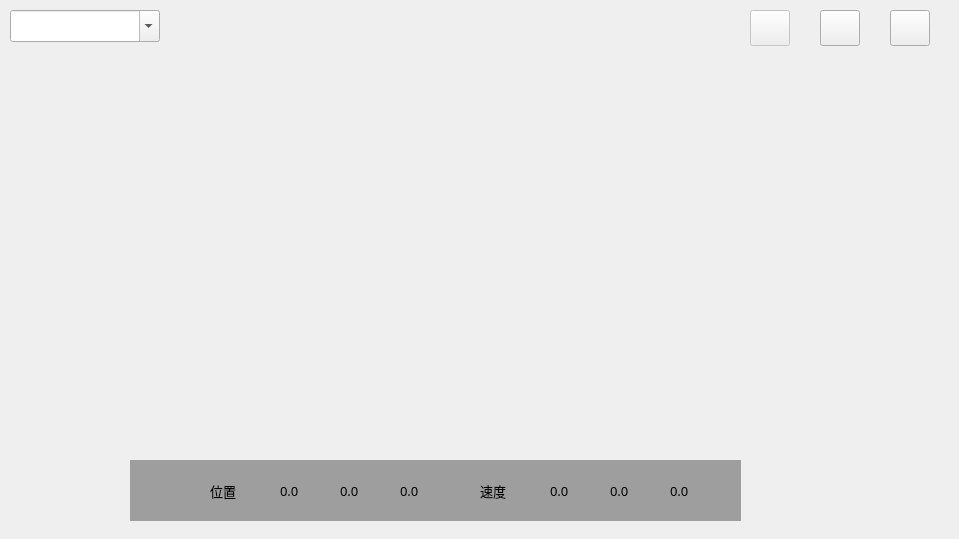
   <widget class="CSSCBasicWidget" name="widget2">
    <property name="geometry">
     <rect>
      <x>960</x>
      <y>0</y>
      <width>959</width>
      <height>539</height>
     </rect>
    </property>
    <property name="borderWidth">
     <number>2</number>
    </property>
    <property name="isShowBgPixmap">
     <bool>true</bool>
    </property>
    <widget class="CSSCBasicWidget" name="csscBasicWidget_2">
     <property name="geometry">
      <rect>
       <x>10</x>
       <y>50</y>
       <width>941</width>
       <height>481</height>
      </rect>
     </property>
     <widget class="CSSCLabel" name="csscLabel_2">
      <property name="geometry">
       <rect>
        <x>0</x>
        <y>0</y>
        <width>941</width>
        <height>481</height>
       </rect>
      </property>
      <property name="nightNormalFontColor">
       <color>
        <red>0</red>
        <green>0</green>
        <blue>0</blue>
       </color>
      </property>
     </widget>
     <widget class="QWidget" name="widget_2" native="true">
      <property name="geometry">
       <rect>
        <x>120</x>
        <y>410</y>
        <width>611</width>
        <height>61</height>
       </rect>
      </property>
      <property name="styleSheet">
       <string notr="true">background-color:rgb(158, 158, 158);</string>
      </property>
      <widget class="CSSCGaugeMini" name="csscGaugeMini_7">
       <property name="geometry">
        <rect>
         <x>10</x>
         <y>10</y>
         <width>41</width>
         <height>41</height>
        </rect>
       </property>
      </widget>
      <widget class="CSSCLabel" name="weizhi2">
       <property name="geometry">
        <rect>
         <x>80</x>
         <y>15</y>
         <width>71</width>
         <height>31</height>
        </rect>
       </property>
       <property name="font">
        <font>
         <family>微软雅黑</family>
         <pointsize>10</pointsize>
        </font>
       </property>
       <property name="styleSheet">
        <string notr="true">/*CSSCLabel Start*/

CSSCLabel

{

	color: rgba(0, 0, 0, 255);

	background-color: qlineargradient(x1: 0 , y1: 0, x2: 0, y2: 1, stop: 0 rgba(255, 52, 72, 255), stop: 1.0 rgba(255, 234, 239, 255));

	border: 0px solid rgba(50, 50, 50, 128);

}

CSSCLabel:disabled

{

	color: rgba(100, 100, 100, 255);

}



/*CSSCLabel End*/</string>
       </property>
       <property name="text">
        <string>位置</string>
       </property>
       <property name="normalFontColor">
        <color>
         <red>0</red>
         <green>0</green>
         <blue>0</blue>
        </color>
       </property>
       <property name="nightNormalFontColor">
        <color>
         <red>0</red>
         <green>0</green>
         <blue>0</blue>
        </color>
       </property>
       <property name="backgroundColorStart">
        <color>
         <red>255</red>
         <green>52</green>
         <blue>72</blue>
        </color>
       </property>
       <property name="backgroundColorEnd">
        <color>
         <red>255</red>
         <green>234</green>
         <blue>239</blue>
        </color>
       </property>
       <property name="borderColor">
        <color alpha="128">
         <red>50</red>
         <green>50</green>
         <blue>50</blue>
        </color>
       </property>
      </widget>
      <widget class="CSSCLabel" name="weizhi_x2">
       <property name="geometry">
        <rect>
         <x>150</x>
         <y>15</y>
         <width>71</width>
         <height>31</height>
        </rect>
       </property>
       <property name="font">
        <font>
         <family>微软雅黑</family>
         <pointsize>10</pointsize>
        </font>
       </property>
       <property name="styleSheet">
        <string notr="true">/*CSSCLabel Start*/

CSSCLabel

{

	color: rgba(9, 2, 9, 255);

	background-color: qlineargradient(x1: 0 , y1: 0, x2: 0, y2: 1, stop: 0 rgba(50, 50, 50, 0), stop: 1.0 rgba(50, 50, 50, 0));

	border: 0px solid rgba(50, 50, 50, 128);

}

CSSCLabel:disabled

{

	color: rgba(100, 100, 100, 255);

}



/*CSSCLabel End*/</string>
       </property>
       <property name="text">
        <string>0.0</string>
       </property>
       <property name="normalFontColor">
        <color>
         <red>9</red>
         <green>2</green>
         <blue>9</blue>
        </color>
       </property>
       <property name="nightNormalFontColor">
        <color>
         <red>9</red>
         <green>2</green>
         <blue>9</blue>
        </color>
       </property>
       <property name="backgroundColorStart">
        <color alpha="0">
         <red>50</red>
         <green>50</green>
         <blue>50</blue>
        </color>
       </property>
       <property name="backgroundColorEnd">
        <color alpha="0">
         <red>50</red>
         <green>50</green>
         <blue>50</blue>
        </color>
       </property>
       <property name="borderColor">
        <color alpha="128">
         <red>50</red>
         <green>50</green>
         <blue>50</blue>
        </color>
       </property>
      </widget>
      <widget class="CSSCLabel" name="weizhi_y2">
       <property name="geometry">
        <rect>
         <x>210</x>
         <y>15</y>
         <width>71</width>
         <height>31</height>
        </rect>
       </property>
       <property name="font">
        <font>
         <family>微软雅黑</family>
         <pointsize>10</pointsize>
        </font>
       </property>
       <property name="styleSheet">
        <string notr="true">/*CSSCLabel Start*/

CSSCLabel

{

	color: rgba(9, 2, 9, 255);

	background-color: qlineargradient(x1: 0 , y1: 0, x2: 0, y2: 1, stop: 0 rgba(50, 50, 50, 0), stop: 1.0 rgba(50, 50, 50, 0));

	border: 0px solid rgba(50, 50, 50, 128);

}

CSSCLabel:disabled

{

	color: rgba(100, 100, 100, 255);

}



/*CSSCLabel End*/</string>
       </property>
       <property name="text">
        <string>0.0</string>
       </property>
       <property name="normalFontColor">
        <color>
         <red>9</red>
         <green>2</green>
         <blue>9</blue>
        </color>
       </property>
       <property name="nightNormalFontColor">
        <color>
         <red>9</red>
         <green>2</green>
         <blue>9</blue>
        </color>
       </property>
       <property name="backgroundColorStart">
        <color alpha="0">
         <red>50</red>
         <green>50</green>
         <blue>50</blue>
        </color>
       </property>
       <property name="backgroundColorEnd">
        <color alpha="0">
         <red>50</red>
         <green>50</green>
         <blue>50</blue>
        </color>
       </property>
       <property name="borderColor">
        <color alpha="128">
         <red>50</red>
         <green>50</green>
         <blue>50</blue>
        </color>
       </property>
      </widget>
      <widget class="CSSCLabel" name="weizhi_z2">
       <property name="geometry">
        <rect>
         <x>270</x>
         <y>15</y>
         <width>71</width>
         <height>31</height>
        </rect>
       </property>
       <property name="font">
        <font>
         <family>微软雅黑</family>
         <pointsize>10</pointsize>
        </font>
       </property>
       <property name="styleSheet">
        <string notr="true">/*CSSCLabel Start*/

CSSCLabel

{

	color: rgba(9, 2, 9, 255);

	background-color: qlineargradient(x1: 0 , y1: 0, x2: 0, y2: 1, stop: 0 rgba(50, 50, 50, 0), stop: 1.0 rgba(50, 50, 50, 0));

	border: 0px solid rgba(50, 50, 50, 128);

}

CSSCLabel:disabled

{

	color: rgba(100, 100, 100, 255);

}



/*CSSCLabel End*/</string>
       </property>
       <property name="text">
        <string>0.0</string>
       </property>
       <property name="normalFontColor">
        <color>
         <red>9</red>
         <green>2</green>
         <blue>9</blue>
        </color>
       </property>
       <property name="nightNormalFontColor">
        <color>
         <red>9</red>
         <green>2</green>
         <blue>9</blue>
        </color>
       </property>
       <property name="backgroundColorStart">
        <color alpha="0">
         <red>50</red>
         <green>50</green>
         <blue>50</blue>
        </color>
       </property>
       <property name="backgroundColorEnd">
        <color alpha="0">
         <red>50</red>
         <green>50</green>
         <blue>50</blue>
        </color>
       </property>
       <property name="borderColor">
        <color alpha="128">
         <red>50</red>
         <green>50</green>
         <blue>50</blue>
        </color>
       </property>
      </widget>
      <widget class="CSSCLabel" name="sudu2">
       <property name="geometry">
        <rect>
         <x>350</x>
         <y>15</y>
         <width>71</width>
         <height>31</height>
        </rect>
       </property>
       <property name="font">
        <font>
         <family>微软雅黑</family>
         <pointsize>10</pointsize>
        </font>
       </property>
       <property name="styleSheet">
        <string notr="true">/*CSSCLabel Start*/

CSSCLabel

{

	color: rgba(0, 0, 0, 255);

	background-color: qlineargradient(x1: 0 , y1: 0, x2: 0, y2: 1, stop: 0 rgba(0, 255, 127, 255), stop: 1.0 rgba(255, 246, 248, 255));

	border: 0px solid rgba(50, 50, 50, 128);

}

CSSCLabel:disabled

{

	color: rgba(100, 100, 100, 255);

}



/*CSSCLabel End*/</string>
       </property>
       <property name="text">
        <string>速度</string>
       </property>
       <property name="normalFontColor">
        <color>
         <red>0</red>
         <green>0</green>
         <blue>0</blue>
        </color>
       </property>
       <property name="nightNormalFontColor">
        <color>
         <red>0</red>
         <green>0</green>
         <blue>0</blue>
        </color>
       </property>
       <property name="backgroundColorStart">
        <color>
         <red>0</red>
         <green>255</green>
         <blue>127</blue>
        </color>
       </property>
       <property name="backgroundColorEnd">
        <color>
         <red>255</red>
         <green>246</green>
         <blue>248</blue>
        </color>
       </property>
       <property name="borderColor">
        <color alpha="128">
         <red>50</red>
         <green>50</green>
         <blue>50</blue>
        </color>
       </property>
      </widget>
      <widget class="CSSCLabel" name="sudu_x2">
       <property name="geometry">
        <rect>
         <x>420</x>
         <y>15</y>
         <width>71</width>
         <height>31</height>
        </rect>
       </property>
       <property name="font">
        <font>
         <family>微软雅黑</family>
         <pointsize>10</pointsize>
        </font>
       </property>
       <property name="styleSheet">
        <string notr="true">/*CSSCLabel Start*/

CSSCLabel

{

	color: rgba(9, 2, 9, 255);

	background-color: qlineargradient(x1: 0 , y1: 0, x2: 0, y2: 1, stop: 0 rgba(50, 50, 50, 0), stop: 1.0 rgba(50, 50, 50, 0));

	border: 0px solid rgba(50, 50, 50, 128);

}

CSSCLabel:disabled

{

	color: rgba(100, 100, 100, 255);

}



/*CSSCLabel End*/</string>
       </property>
       <property name="text">
        <string>0.0</string>
       </property>
       <property name="normalFontColor">
        <color>
         <red>9</red>
         <green>2</green>
         <blue>9</blue>
        </color>
       </property>
       <property name="nightNormalFontColor">
        <color>
         <red>9</red>
         <green>2</green>
         <blue>9</blue>
        </color>
       </property>
       <property name="backgroundColorStart">
        <color alpha="0">
         <red>50</red>
         <green>50</green>
         <blue>50</blue>
        </color>
       </property>
       <property name="backgroundColorEnd">
        <color alpha="0">
         <red>50</red>
         <green>50</green>
         <blue>50</blue>
        </color>
       </property>
       <property name="borderColor">
        <color alpha="128">
         <red>50</red>
         <green>50</green>
         <blue>50</blue>
        </color>
       </property>
      </widget>
      <widget class="CSSCLabel" name="sudu_y2">
       <property name="geometry">
        <rect>
         <x>480</x>
         <y>15</y>
         <width>71</width>
         <height>31</height>
        </rect>
       </property>
       <property name="font">
        <font>
         <family>微软雅黑</family>
         <pointsize>10</pointsize>
        </font>
       </property>
       <property name="styleSheet">
        <string notr="true">/*CSSCLabel Start*/

CSSCLabel

{

	color: rgba(9, 2, 9, 255);

	background-color: qlineargradient(x1: 0 , y1: 0, x2: 0, y2: 1, stop: 0 rgba(50, 50, 50, 0), stop: 1.0 rgba(50, 50, 50, 0));

	border: 0px solid rgba(50, 50, 50, 128);

}

CSSCLabel:disabled

{

	color: rgba(100, 100, 100, 255);

}



/*CSSCLabel End*/</string>
       </property>
       <property name="text">
        <string>0.0</string>
       </property>
       <property name="normalFontColor">
        <color>
         <red>9</red>
         <green>2</green>
         <blue>9</blue>
        </color>
       </property>
       <property name="nightNormalFontColor">
        <color>
         <red>9</red>
         <green>2</green>
         <blue>9</blue>
        </color>
       </property>
       <property name="backgroundColorStart">
        <color alpha="0">
         <red>50</red>
         <green>50</green>
         <blue>50</blue>
        </color>
       </property>
       <property name="backgroundColorEnd">
        <color alpha="0">
         <red>50</red>
         <green>50</green>
         <blue>50</blue>
        </color>
       </property>
       <property name="borderColor">
        <color alpha="128">
         <red>50</red>
         <green>50</green>
         <blue>50</blue>
        </color>
       </property>
      </widget>
      <widget class="CSSCLabel" name="sudu_z2">
       <property name="geometry">
        <rect>
         <x>540</x>
         <y>15</y>
         <width>71</width>
         <height>31</height>
        </rect>
       </property>
       <property name="font">
        <font>
         <family>微软雅黑</family>
         <pointsize>10</pointsize>
        </font>
       </property>
       <property name="styleSheet">
        <string notr="true">/*CSSCLabel Start*/

CSSCLabel

{

	color: rgba(9, 2, 9, 255);

	background-color: qlineargradient(x1: 0 , y1: 0, x2: 0, y2: 1, stop: 0 rgba(50, 50, 50, 0), stop: 1.0 rgba(50, 50, 50, 0));

	border: 0px solid rgba(50, 50, 50, 128);

}

CSSCLabel:disabled

{

	color: rgba(100, 100, 100, 255);

}



/*CSSCLabel End*/</string>
       </property>
       <property name="text">
        <string>0.0</string>
       </property>
       <property name="normalFontColor">
        <color>
         <red>9</red>
         <green>2</green>
         <blue>9</blue>
        </color>
       </property>
       <property name="nightNormalFontColor">
        <color>
         <red>9</red>
         <green>2</green>
         <blue>9</blue>
        </color>
       </property>
       <property name="backgroundColorStart">
        <color alpha="0">
         <red>50</red>
         <green>50</green>
         <blue>50</blue>
        </color>
       </property>
       <property name="backgroundColorEnd">
        <color alpha="0">
         <red>50</red>
         <green>50</green>
         <blue>50</blue>
        </color>
       </property>
       <property name="borderColor">
        <color alpha="128">
         <red>50</red>
         <green>50</green>
         <blue>50</blue>
        </color>
       </property>
      </widget>
     </widget>
    </widget>
    <widget class="CSSCToolButton" name="all2">
     <property name="geometry">
      <rect>
       <x>890</x>
       <y>10</y>
       <width>40</width>
       <height>36</height>
      </rect>
     </property>
     <property name="styleSheet">
      <string>/*CSSCToolButton Start*/

CSSCToolButton

{

	border: 1px solid transparent;

	background-repeat:no-repeat;

	background-image:url(:/Image/Night/CSSCToolButton/icon_4_normal.png);

}

CSSCToolButton:hover

{

	border: 1px solid rgba(21, 197, 212, 255);

}

CSSCToolButton:pressed

{

	border: 1px solid rgba(21, 197, 212, 255);

	background-image:url(:/Image/Night/CSSCToolButton/icon_4_pressed.png);

}

CSSCToolButton:checked

{

	/*border: 1px solid rgba(21, 197, 212, 255);*/

	background-image:url(:/Image/Night/CSSCToolButton/icon_4_pressed.png);

}

CSSCToolButton:disabled

{

    border: 1px solid transparent;

	background-image:url(:/Image/Night/CSSCToolButton/icon_4_disable.png);

}

/*CSSCToolButton End*/</string>
     </property>
     <property name="SelectedIconName">
      <string>icon_4</string>
     </property>
    </widget>
    <widget class="CSSCToolButton" name="jia2">
     <property name="geometry">
      <rect>
       <x>820</x>
       <y>10</y>
       <width>40</width>
       <height>36</height>
      </rect>
     </property>
     <property name="styleSheet">
      <string>/*CSSCToolButton Start*/

CSSCToolButton

{

	border: 1px solid transparent;

	background-repeat:no-repeat;

	background-image:url(:/Image/Night/CSSCToolButton/icon_3_normal.png);

}

CSSCToolButton:hover

{

	border: 1px solid rgba(21, 197, 212, 255);

}

CSSCToolButton:pressed

{

	border: 1px solid rgba(21, 197, 212, 255);

	background-image:url(:/Image/Night/CSSCToolButton/icon_3_pressed.png);

}

CSSCToolButton:checked

{

	/*border: 1px solid rgba(21, 197, 212, 255);*/

	background-image:url(:/Image/Night/CSSCToolButton/icon_3_pressed.png);

}

CSSCToolButton:disabled

{

    border: 1px solid transparent;

	background-image:url(:/Image/Night/CSSCToolButton/icon_3_disable.png);

}

/*CSSCToolButton End*/</string>
     </property>
     <property name="SelectedIconName">
      <string>icon_3</string>
     </property>
    </widget>
    <widget class="CSSCComboBox" name="csscComboBox_2">
     <property name="geometry">
      <rect>
       <x>10</x>
       <y>10</y>
       <width>150</width>
       <height>32</height>
      </rect>
     </property>
     <property name="editable">
      <bool>true</bool>
     </property>
     <property name="currentIndex">
      <number>-1</number>
     </property>
    </widget>
    <widget class="CSSCToolButton" name="jian2">
     <property name="enabled">
      <bool>false</bool>
     </property>
     <property name="geometry">
      <rect>
       <x>750</x>
       <y>10</y>
       <width>40</width>
       <height>36</height>
      </rect>
     </property>
     <property name="styleSheet">
      <string>/*CSSCToolButton Start*/

CSSCToolButton

{

	border: 1px solid transparent;

	background-repeat:no-repeat;

	background-image:url(:/Image/Night/CSSCToolButton/icon_2_normal.png);

}

CSSCToolButton:hover

{

	border: 1px solid rgba(21, 197, 212, 255);

}

CSSCToolButton:pressed

{

	border: 1px solid rgba(21, 197, 212, 255);

	background-image:url(:/Image/Night/CSSCToolButton/icon_2_pressed.png);

}

CSSCToolButton:checked

{

	/*border: 1px solid rgba(21, 197, 212, 255);*/

	background-image:url(:/Image/Night/CSSCToolButton/icon_2_pressed.png);

}

CSSCToolButton:disabled

{

    border: 1px solid transparent;

	background-image:url(:/Image/Night/CSSCToolButton/icon_2_disable.png);

}

/*CSSCToolButton End*/</string>
     </property>
     <property name="SelectedIconName">
      <string>icon_2</string>
     </property>
    </widget>
    <widget class="CSSCColorLabel" name="UAV2">
     <property name="geometry">
      <rect>
       <x>340</x>
       <y>0</y>
       <width>280</width>
       <height>60</height>
      </rect>
     </property>
     <property name="font">
      <font>
       <pointsize>6</pointsize>
      </font>
     </property>
     <property name="fontColorSide">
      <color>
       <red>130</red>
       <green>5</green>
       <blue>255</blue>
      </color>
     </property>
     <property name="fontColorMid">
      <color>
       <red>255</red>
       <green>115</green>
       <blue>134</blue>
      </color>
     </property>
     <property name="pixelSize" stdset="0">
      <number>30</number>
     </property>
     <property name="showText">
      <string>UAV2</string>
     </property>
    </widget>
   </widget>
